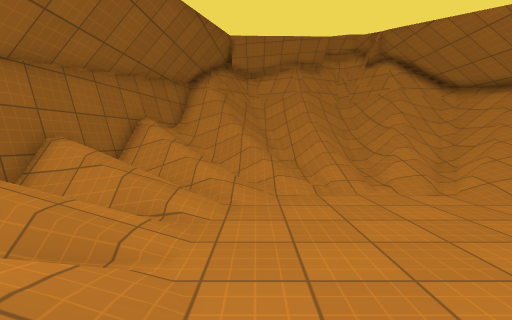
view 1 (above)

12 first-person views from a walk through a 3-D level made in the Godot game engine. The camera is 1.2 m above the floor, tilts 4° down and sees 85° across. The floor is counted in squares, 1 m on a side. Each view is taken from the middle of a square. On the plan, view 1 faces up. The plan holds only what a view shows up to about 13 squares ahead; the rest is blank. The place goes on beyond the plan. Surface patterns are stand-ins for the level's own textures.

view 2
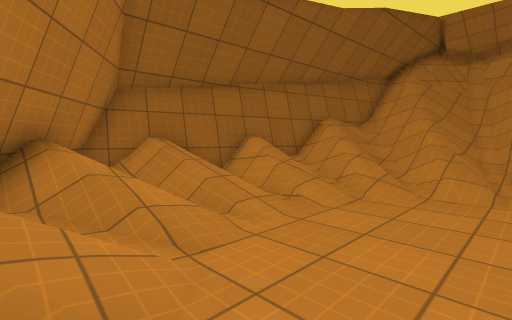

view 3
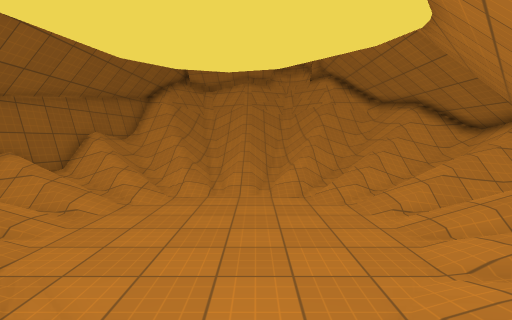

view 4
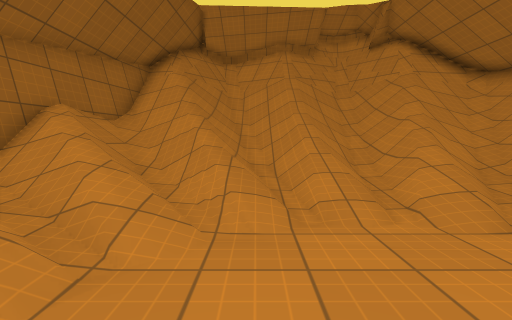

view 5
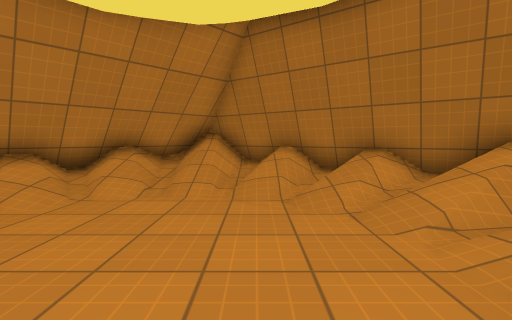

view 6
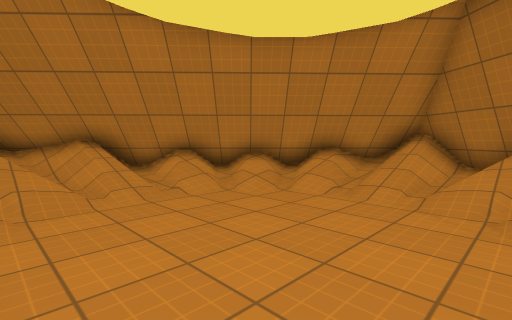

view 7
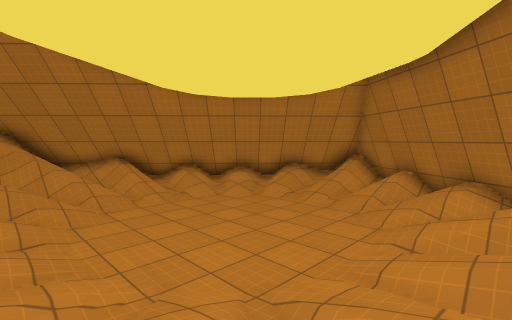

view 8
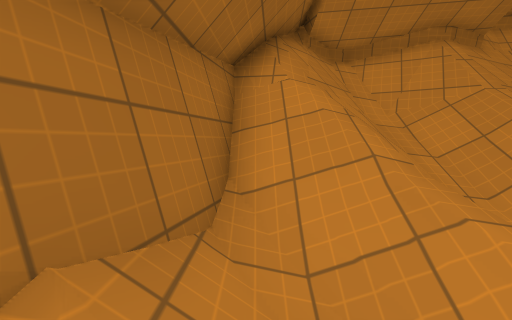

view 9
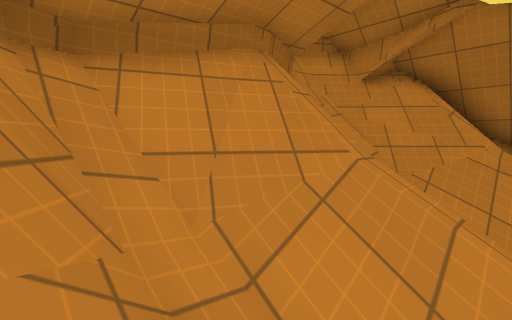

view 10
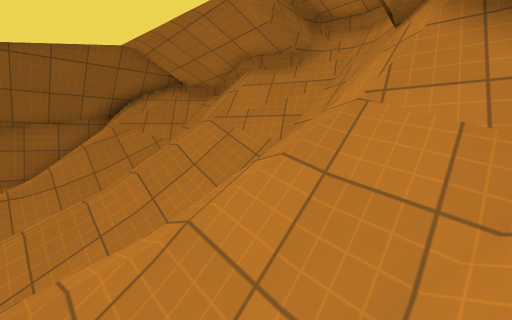

view 11
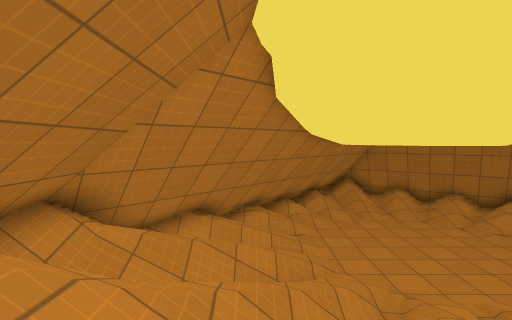

view 12
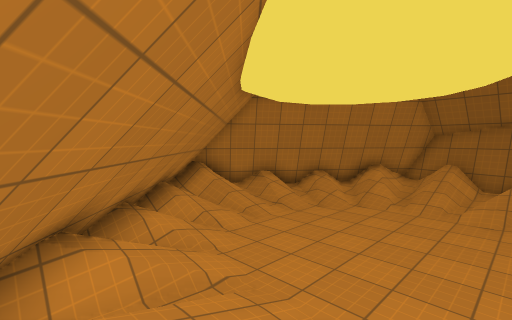

### Floor plan
Key: @ floor where view 1 was taken; # wall or solid block; . main floor; : floor 0.25 m higher than the main floor; / step, stairs or slope; = window, fence, low wall or low ledge; ^ raised ledge; O other object.
Columns run from 6 left of view 1 to 12 right of it. Each row starts with its distance up from view 1.
 18           ####
 17     ########=#
 16    ###/###=/=####
 15   ###////////###^
 14   ##////////////^#
 13   #///////////// #
 12   #///////////// ^
 11   #/////////////^^^
 10   #//////////////^^
  9  ##///////////////^
  8  ##//////////////=^
  7  #//////..//////=^#
  6  #/////..../////= ^
  5  #////......////:^^
  4 ##///........//^^^
  3 #////......../# ^
  2 ##////......//^^^
  1  ##O///....//^^^
  0   =##/@/..//^^^
 -1    ###/////^^^
 -2      ##///^^^
 -3       =## ^^
 -4         #^^

Where each view was taken, in squares from view 1:
view 1: 0 up, 0 right, facing up
view 2: 0 up, 2 right, facing up-left
view 3: 2 down, 3 right, facing up
view 4: 3 up, 1 right, facing up
view 5: 6 up, 1 right, facing down
view 6: 6 up, 0 right, facing down-right
view 7: 8 up, 3 left, facing down-right
view 8: 9 up, 3 left, facing up
view 9: 14 up, 1 left, facing up-right
view 10: 11 up, 9 right, facing up-left
view 11: 13 up, 8 right, facing down
view 12: 6 up, 9 right, facing down-left
